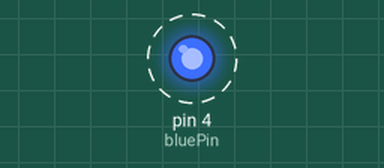
Simulated run of this sketch. Board: Arduino Uno, built with avr-gcc and run on an emulated ATmega328P. Parts: output pins drawn as LEDs (lit = HIGH). Dashed ring = blinking.

Above: at 0.5 s.
Timing chart, 0 to 4.6 s (numbered marks = the images above):
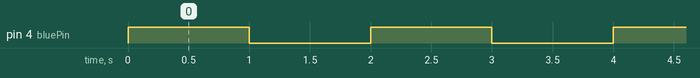

The sketch:

blue.ino
```cpp
int bluePin = 4;

void setup(void)
{
    Serial.begin(9600);

    pinMode(bluePin, OUTPUT);
}

void loop(void)
{

    //====================================
    // blink the blue led pin only
    digitalWrite(bluePin, HIGH);
    delay(1000);
    digitalWrite(bluePin, LOW);
    delay(1000);
}
```

Measured:
- by itself, pin 4 (bluePin): alternates HIGH for 1.0 s and LOW for 1.0 s
